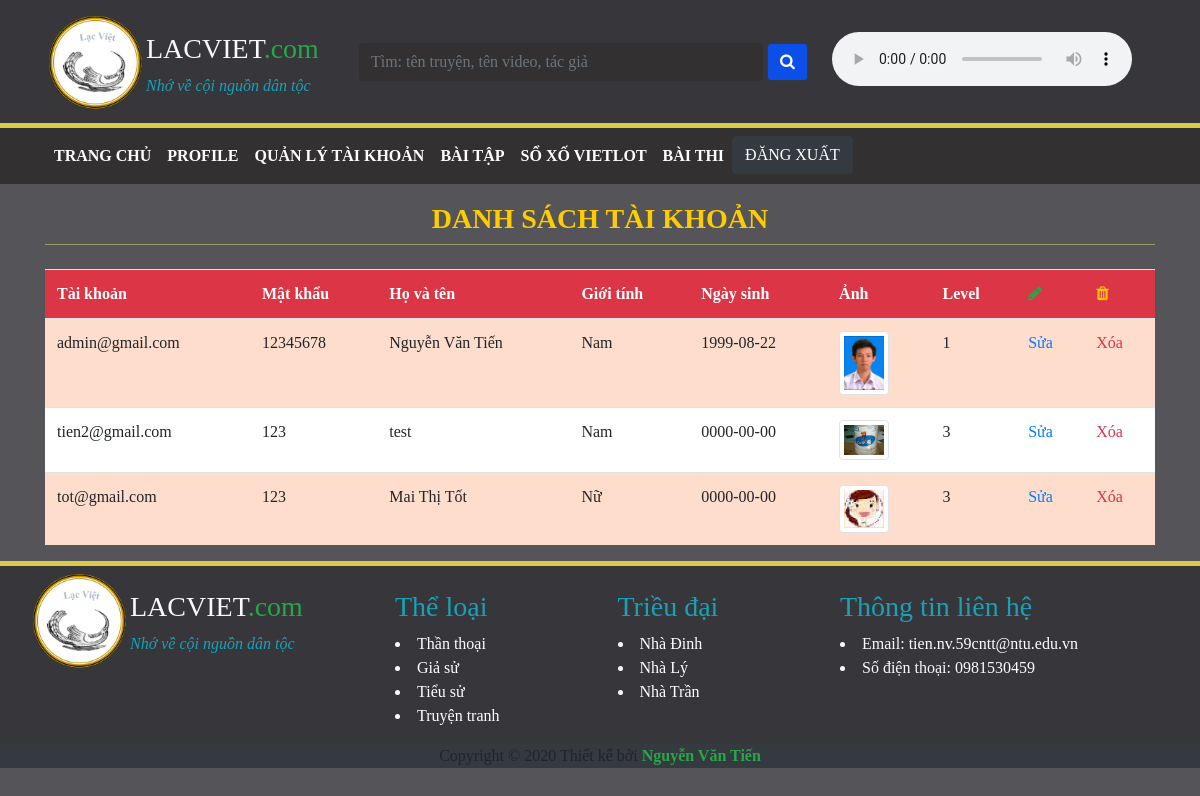
Page /quanLyTK.php?url=danhSachTK (signed in) on the committed database.
### tables this page shows
CREATE TABLE `user` (
  `username` varchar(100) NOT NULL,
  `password` varchar(100) NOT NULL,
  `ho_ten` varchar(255) NOT NULL,
  `gioi_tinh` varchar(255) NOT NULL,
  `ngaySinh` date NOT NULL,
  `anh` varchar(255) NOT NULL,
  `level` int(11) NOT NULL
);

### QLTK/danhSachTK.php (the view)
<div class="pt-2 tieuDe mb-4 text-center">
	<h3><b>DANH SÁCH TÀI KHOẢN</b></h3>
</div>
<table class="table">
	<tr class="border-0 badge-danger">
		<th>Tài khoản</th>
		<th>Mật khẩu</th>
		<th>Họ và tên</th>
		<th>Giới tính</th>
		<th>Ngày sinh</th>
		<th>Ảnh</th>
		<th>Level</th>
		<th class="text-success"><i class="fa fa-pencil" aria-hidden="true"></i></th>
		<th class="text-warning"><i class="fa fa-trash" aria-hidden="true"></i></i></th>
	</tr>
	<?php
		$conn = mysqli_connect('localhost', 'root', '', 'lacviet');
		mysqli_set_charset($conn, 'UTF8');
		$sql='select * from user';
		$result = mysqli_query($conn, $sql);
		$count = mysqli_num_rows($result);
		if($count!=0)
		{
			$stt = 0;
			while($rows=mysqli_fetch_array($result))
			{
				if ($stt % 2 == 0) {
					echo 	"<tr style='background-color: #ffddcc' >";
				}
				else{
					echo	"<tr style='background-color: white' >";
				}
				$stt++;
	?>
					<td><?php echo $rows['username'] ?></td>
					<td><?php echo $rows['password'] ?></td>
					<td><?php echo $rows['ho_ten'] ?></td>
					<td><?php echo $rows['gioi_tinh'] ?></td>
					<td><?php echo $rows['ngaySinh'] ?></td>
					<td class="">
						<?php
							$srcAnh = "anh/avatar/". $rows['anh'];
						?>
						<img class="img-fluid img-thumbnail" src="<?php echo $srcAnh ?>" width="50px" height="auto">
					</td>
					<td><?php echo $rows['level'] ?></td>
					<td><a href="?url=suaTK&id=<?php echo $rows['username']; ?>">Sửa</a></td>
					<td><a class="text-danger" href="?url=xoaTK&id=<?php echo $rows['username']; ?>">Xóa</a></td>
				</tr>
	<?php
			}
		}
		else echo "Không có dữ liệu.<br>";
	?>
</table>

### header.inc (shortened to what this page needs)
<!DOCTYPE html>
<html>
<head>
	<link rel="stylesheet" href="bootstrap/bootstrap.min.css">
	<link rel="stylesheet" type="text/css" href="css/index.css">
	<link rel="stylesheet" href="https://cdnjs.cloudflare.com/ajax/libs/font-awesome/4.7.0/css/font-awesome.min.css">
</head>
<body>
	<header id="header">
		<div id="logo">
			<div class="p-2 container">
				<div class="row ml-2">
					<div>
						<img id="imgLg" src="anh/logo1.png">
					</div>
					<div>
						<h3 class="pt-4 text-light">LACVIET<span class="text-success">.com</span></h3>
						<p class="text-info"><i>Nhớ về cội nguồn dân tộc</i></p>
					</div>
					<div class="form-inline ml-4">
						<?php
							echo "<form action=\"timkiem.php\" method=\"get\" accept-charset=\"utf-8\">
								<input id=\"search\" type=\"text\" name=\"search\" class=\"form-control text-light ml-3\" size=\"40\" placeholder=\"Tìm: tên truyện, tên video, tác giả\">
								<button id=\"searchIp\" class=\"btn btn-dark\" type=\"submit\"><i class=\"fa fa-search\"></i></button>
							</form>";
						?>
					</div>
					<div>
						<audio class="mt-4 ml-4 audio d-none d-xl-block" src="audio/HKVN.mp3" controls></audio>
					</div>
				</div>
			</div>
		</div>
		<div id="nav">
			<nav class="navbar navbar-expand-sm navbar-dark container">
				<ul class="navbar-nav">
					<li class="nav-item">
						<a class="nav-link" href="index.php">TRANG CHỦ</a>
					</li>
					<?php
						if (isset($_SESSION['username'])){
							echo "<li class=\"nav-item\">
								<a class=\"nav-link\" href=\"profile.php\">PROFILE</a>
							</li>";
							if ($_SESSION['level'] == 1) {
								echo "<li class=\"nav-item\">
									<a class=\"nav-link\" href=\"quanLyTK.php?url=danhSachTK\">QUẢN LÝ TÀI KHOẢN</a>
								</li>";
							}
							echo "<li class=\"nav-item\">
								<a class=\"nav-link\" href=\"baitap.php\">BÀI TẬP</a>
							</li>";
							echo "<li class=\"nav-item\">
								<a class=\"nav-link\" href=\"vietlot.php\">SỔ XỐ VIETLOT</a>
							</li>";
							echo "<li class=\"nav-item\">
								<a class=\"nav-link\" href=\"59132605_De2.php\">BÀI THI</a>
							</li>";
							echo "<li class=\"nav-item\">
								<form action=\"index.php\" method=\"post\" accept-charset=\"utf-8\">
									<input class=\"btn btn-dark\" type=\"submit\" name=\"dangxuat\" value=\"ĐĂNG XUẤT\">
								</form>
							</li>";
						}
					?>
				</ul>
			</nav>
		</div>
	</header>

### quanLyTK.php (shortened to what this page needs)
<?php
	include 'header.inc';
	$url = $_GET['url'] ?? "";
	echo "<div class='container'>";
	if ($url == 'danhSachTK') {
		include 'QLTK/danhSachTK.php';
	}
	echo "</div>";
	include 'footer.inc';
 ?>

### footer.inc (shortened to what this page needs)
	<footer>
   		<div class="container pb-3">
   			<div class="row">
   				<div class="row col-4">
	   				<div>
						<img id="imgLg" src="anh/logo1.png">
					</div>
					<div>
						<h3 class="pt-4 text-light">LACVIET<span class="text-success">.com</span></h3>
						<p class="text-info"><i>Nhớ về cội nguồn dân tộc</i></p>
					</div>
	   			</div>
	   			<div class="col-5 row mt-4 text-light">
	   				<div class="col-6">
	   					<h3 class="text-info">Thể loại</h3>
	   					<li><a href="#" title="">Thần thoại</a></li>
	   					<li><a href="#" title="">Giả sử</a></li>
	   					<li><a href="#" title="">Tiểu sử</a></li>
	   					<li><a href="#" title="">Truyện tranh</a></li>
	   				</div>
	   				<div class="col-6">
	   					<h3 class="text-info">Triều đại</h3>
	   					<li><a href="#" title="">Nhà Đinh</a></li>
	   					<li><a href="#" title="">Nhà Lý</a></li>
	   					<li><a href="#" title="">Nhà Trần</a></li>
	   				</div>
	   			</div>
	   			<div class="col-3 mt-4">
   					<h3 class="text-info">Thông tin liên hệ</h3>
   					<li class="text-light">Email: <a href="tien.nv.59cntt@ntu.edu.vn" title="">tien.nv.59cntt@ntu.edu.vn</a></li>
   					<li class="text-light">Số điện thoại: <a href="0981530459">0981530459</a></li>
   				</div>
   			</div>
   		</div>
    </footer>
    <div class="bg-dark text-center">
		<p>Copyright © 2020 Thiết kể bởi <b><a class="text-success" href="#">Nguyễn Văn Tiến</a></b></p>
	</div>
</body>
</html>

### css/index.css (style rules this page uses)
body { background-color: #555458; font-family: serif; }
#logo { background-color: #37363b; border-bottom: 5px solid #d9cd47; }
#imgLg { width: 100px; height: auto; }
#search { background-color: #323031; border: black; }
#searchIp { background-color: #0c4fe8; }
#nav, #nav nav { background-color: #323031; }
#nav nav li a { color: white; font-weight: bolder; font-family: Verdana; }
.tieuDe { color: #ffcc00; margin-top: 10px; border-bottom: 1px solid #999966; }
footer { border-top: 5px solid #d9cd47; background-color: #37363b; }
footer a { color: white; }

### rows in the picture
user: username "admin@gmail.com", password "12345678", ho_ten "Nguyễn Văn Tiến", gioi_tinh "Nam", ngaySinh "1999-08-22", anh (picture), level "1"
user: username "tien2@gmail.com", password "123", ho_ten "test", gioi_tinh "Nam", ngaySinh "0000-00-00", anh (picture), level "3"
user: username "tot@gmail.com", password "123", ho_ten "Mai Thị Tốt", gioi_tinh "Nữ", ngaySinh "0000-00-00", anh (picture), level "3"
